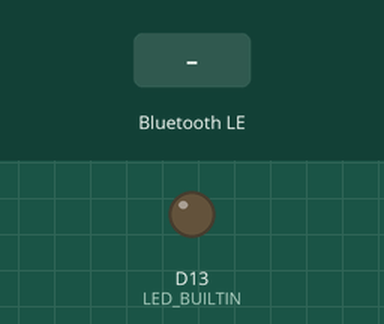
Bench run of a sketch on a simulated Arduino Nano 33 IoT. On the bench: output pins drawn as LEDs (lit = HIGH). The inputs (shaded band) are chosen by the test bench. Random numbers use the default seed unless the sketch sets one; nothing arrives over Bluetooth unless stated; a phone connects over Bluetooth LE 3 s after start.

Above: at 3.8 s.
3.9 s: Bluetooth LE write "1" received
At 4.3 s:
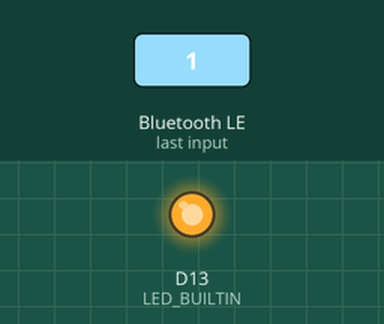
Timing chart, 0 to 6.9 s (numbered marks = the images above; inputs shaded):
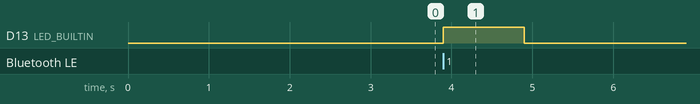

The sketch:

ble.ino
```cpp
#include <ArduinoBLE.h>

// BLE Data Service
BLEService dataService("180A");

// BLE Data Characteristic - custom 128-bit UUID, read and notify
BLEStringCharacteristic dataCharacteristic("0000AAAA-0000-1000-8000-00805F9B34FB", BLERead | BLENotify, 128); // 20 is the maximum length of the string

// New characteristic to be written to by external devices
BLEByteCharacteristic writeCharacteristic("0000BBBB-0000-1000-8000-00805F9B34FB", BLEWrite);

unsigned long previousMillis = 0;  // will store last time data was updated
const long interval = 1000;  // interval at which to update data (milliseconds)

int timeValue = 0; // Time value in seconds
int stepLength = 0; // Step length value

void setup() {
  // set LED's pin to output mode
  pinMode(LED_BUILTIN, OUTPUT);
  digitalWrite(LED_BUILTIN, LOW); // turn off the built-in LED

  // begin initialization
  if (!BLE.begin()) {
    while (1);
  }

  // set advertised local name and service UUID:
  BLE.setLocalName("NanoParkinsons");
  BLE.setAdvertisedService(dataService);
  BLE.setAdvertisingInterval(100);

  // add the characteristics to the service
  dataService.addCharacteristic(dataCharacteristic);
  dataService.addCharacteristic(writeCharacteristic);

  // add service
  BLE.addService(dataService);

  // start advertising
  BLE.advertise();
}

void blinkWhite() {
  // Blink white (built-in LED on) for 1 second
  digitalWrite(LED_BUILTIN, HIGH); // turn on the built-in LED
  delay(1000);
  digitalWrite(LED_BUILTIN, LOW); // turn off the built-in LED
}

void loop() {
  // listen for BLE peripherals to connect:
  BLEDevice central = BLE.central();

  // if a central is connected to peripheral:
  if (central) {
    // while the central is still connected to peripheral:
    while (central.connected()) {
      // Check if there is a value written to the writeCharacteristic
      if (writeCharacteristic.written()) {
        byte newValue = writeCharacteristic.value();
        blinkWhite(); // Blink white when a message is received
      }

      unsigned long currentMillis = millis();

      // Check if it's time to update the characteristic value
      if (currentMillis - previousMillis >= interval) {
        previousMillis = currentMillis;

        // Increment time value and generate a random step length
        timeValue++;
        stepLength = random(0, 101); // Random step length from 0 to 100

        // Create the data string in the format "time,step length"
        String dataString = String(timeValue) + "," + String(stepLength);

        // Write the data string to the characteristic
        dataCharacteristic.writeValue(dataString);

        // Print the data string for debugging
      //  Serial.println(dataString);
      }
    }

    digitalWrite(LED_BUILTIN, LOW); // turn off the built-in LED when the central disconnects
  }
}
```

Measured:
- after the input at 3.9 s, D13 (LED_BUILTIN): LOW → HIGH at once, → LOW 1.0 s later
